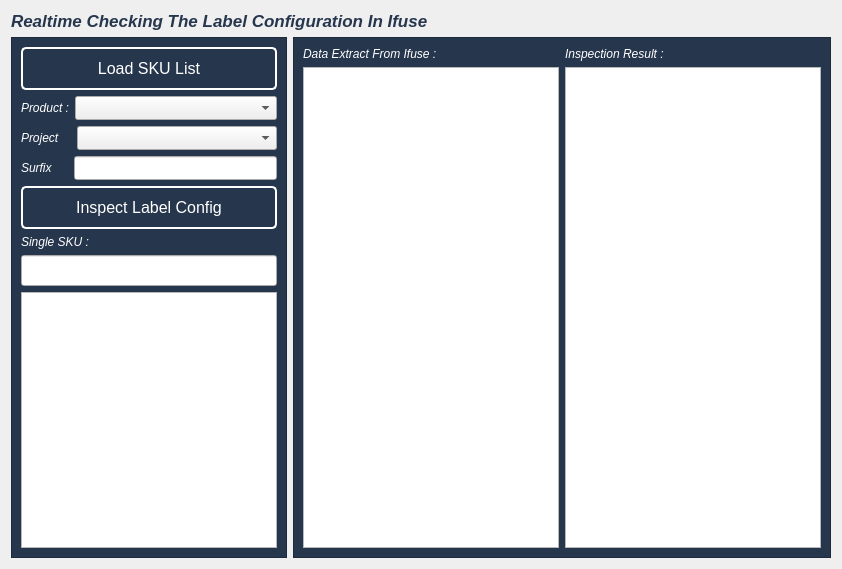
         <widget class="QWidget" name="p_realtime_chk">
          <layout class="QGridLayout" name="gridLayout_19">
           <item row="0" column="0" colspan="2">
            <widget class="QLabel" name="lb_tieuDe_5">
             <property name="font">
              <font>
               <pointsize>13</pointsize>
               <italic>true</italic>
               <bold>true</bold>
              </font>
             </property>
             <property name="styleSheet">
              <string notr="true">color: #26364d;
font-weight:bold;
</string>
             </property>
             <property name="text">
              <string>Realtime Checking The Label Configuration In Ifuse</string>
             </property>
            </widget>
           </item>
           <item row="1" column="0">
            <widget class="QFrame" name="f_real_find">
             <property name="sizePolicy">
              <sizepolicy hsizetype="Fixed" vsizetype="Preferred">
               <horstretch>0</horstretch>
               <verstretch>0</verstretch>
              </sizepolicy>
             </property>
             <property name="minimumSize">
              <size>
               <width>191</width>
               <height>521</height>
              </size>
             </property>
             <property name="styleSheet">
              <string notr="true">#f_real_find
{
 background-color: #26364d;
}
QPushButton  {
    background-color: #26364d;   /* Màu nền xanh */
    color: white;             /* Chữ màu trắng */
    border: 2px solid white;  /* Viền trắng */
    padding: 10px 20px;       /* Khoảng cách trong */
    border-radius: 5px;       /* Bo góc */
    cursor: pointer;          /* Hiện tay khi hover */
    font-size: 16px;          /* Kích thước chữ */
    qproperty-iconSize: 24px 24px;
    text-align: center;
   padding-left: 20px;
}

#f_real_find QPushButton:hover {
    background-color: #3a5a80; /* Đổi màu khi hover */
}
#f_real_find QPushButton:pressed {
    background-color: #3a5a80;   /* Màu khi bấm */
    padding-left: 12px;           /* Giảm padding để cảm giác nhỏ lại */
    padding-top: 8px;
    transform: scale(0.95);       /* (Không hỗ trợ trong Qt CSS, chỉ có thể dùng animation) */
}</string>
             </property>
             <property name="frameShape">
              <enum>QFrame::Shape::StyledPanel</enum>
             </property>
             <property name="frameShadow">
              <enum>QFrame::Shadow::Raised</enum>
             </property>
             <layout class="QGridLayout" name="gridLayout_16">
              <item row="0" column="0">
               <widget class="QPushButton" name="bt_realtime_load_sku">
                <property name="minimumSize">
                 <size>
                  <width>151</width>
                  <height>41</height>
                 </size>
                </property>
                <property name="text">
                 <string>Load SKU List</string>
                </property>
               </widget>
              </item>
              <item row="1" column="0">
               <layout class="QHBoxLayout" name="horizontalLayout_26">
                <item>
                 <widget class="QLabel" name="label_38">
                  <property name="sizePolicy">
                   <sizepolicy hsizetype="Fixed" vsizetype="Preferred">
                    <horstretch>0</horstretch>
                    <verstretch>0</verstretch>
                   </sizepolicy>
                  </property>
                  <property name="font">
                   <font>
                    <pointsize>9</pointsize>
                    <italic>true</italic>
                   </font>
                  </property>
                  <property name="styleSheet">
                   <string notr="true">color: rgb(255, 255, 255);</string>
                  </property>
                  <property name="text">
                   <string>Product :</string>
                  </property>
                 </widget>
                </item>
                <item>
                 <widget class="QComboBox" name="cb_realtime_product">
                  <property name="minimumSize">
                   <size>
                    <width>97</width>
                    <height>24</height>
                   </size>
                  </property>
                 </widget>
                </item>
               </layout>
              </item>
              <item row="2" column="0">
               <layout class="QHBoxLayout" name="horizontalLayout_54">
                <property name="spacing">
                 <number>17</number>
                </property>
                <item>
                 <widget class="QLabel" name="label_74">
                  <property name="sizePolicy">
                   <sizepolicy hsizetype="Fixed" vsizetype="Preferred">
                    <horstretch>0</horstretch>
                    <verstretch>0</verstretch>
                   </sizepolicy>
                  </property>
                  <property name="font">
                   <font>
                    <pointsize>9</pointsize>
                    <italic>true</italic>
                   </font>
                  </property>
                  <property name="styleSheet">
                   <string notr="true">color: rgb(255, 255, 255);</string>
                  </property>
                  <property name="text">
                   <string>Project</string>
                  </property>
                 </widget>
                </item>
                <item>
                 <widget class="QComboBox" name="cb_realtime_project">
                  <property name="minimumSize">
                   <size>
                    <width>97</width>
                    <height>24</height>
                   </size>
                  </property>
                 </widget>
                </item>
               </layout>
              </item>
              <item row="3" column="0">
               <layout class="QHBoxLayout" name="horizontalLayout_53">
                <property name="spacing">
                 <number>21</number>
                </property>
                <item>
                 <widget class="QLabel" name="label_73">
                  <property name="sizePolicy">
                   <sizepolicy hsizetype="Fixed" vsizetype="Preferred">
                    <horstretch>0</horstretch>
                    <verstretch>0</verstretch>
                   </sizepolicy>
                  </property>
                  <property name="font">
                   <font>
                    <pointsize>9</pointsize>
                    <italic>true</italic>
                   </font>
                  </property>
                  <property name="styleSheet">
                   <string notr="true">color: rgb(255, 255, 255);</string>
                  </property>
                  <property name="text">
                   <string>Surfix</string>
                  </property>
                 </widget>
                </item>
                <item>
                 <widget class="QLineEdit" name="cb_realtime_surfix">
                  <property name="minimumSize">
                   <size>
                    <width>97</width>
                    <height>24</height>
                   </size>
                  </property>
                  <property name="alignment">
                   <set>Qt::AlignmentFlag::AlignCenter</set>
                  </property>
                 </widget>
                </item>
               </layout>
              </item>
              <item row="4" column="0">
               <widget class="QPushButton" name="bt_realtime_inspect">
                <property name="minimumSize">
                 <size>
                  <width>151</width>
                  <height>41</height>
                 </size>
                </property>
                <property name="text">
                 <string>Inspect Label Config</string>
                </property>
               </widget>
              </item>
              <item row="5" column="0">
               <widget class="QLabel" name="label_7">
                <property name="font">
                 <font>
                  <pointsize>9</pointsize>
                  <italic>true</italic>
                 </font>
                </property>
                <property name="styleSheet">
                 <string notr="true">color: rgb(255, 255, 255);</string>
                </property>
                <property name="text">
                 <string>Single SKU :</string>
                </property>
               </widget>
              </item>
              <item row="6" column="0">
               <widget class="QLineEdit" name="tx_realtime_single_sku">
                <property name="minimumSize">
                 <size>
                  <width>151</width>
                  <height>31</height>
                 </size>
                </property>
                <property name="alignment">
                 <set>Qt::AlignmentFlag::AlignCenter</set>
                </property>
               </widget>
              </item>
              <item row="7" column="0">
               <widget class="QListView" name="list_realtime_sku"/>
              </item>
             </layout>
            </widget>
           </item>
           <item row="1" column="1">
            <widget class="QFrame" name="f_real_content">
             <property name="styleSheet">
              <string notr="true">#f_real_content
{
 background-color: #26364d;
}</string>
             </property>
             <property name="frameShape">
              <enum>QFrame::Shape::StyledPanel</enum>
             </property>
             <property name="frameShadow">
              <enum>QFrame::Shadow::Raised</enum>
             </property>
             <layout class="QGridLayout" name="gridLayout_15">
              <item row="0" column="0">
               <layout class="QVBoxLayout" name="verticalLayout_11">
                <item>
                 <widget class="QLabel" name="label_75">
                  <property name="font">
                   <font>
                    <pointsize>9</pointsize>
                    <italic>true</italic>
                   </font>
                  </property>
                  <property name="styleSheet">
                   <string notr="true">color: rgb(255, 255, 255);</string>
                  </property>
                  <property name="text">
                   <string>Data Extract From Ifuse :</string>
                  </property>
                 </widget>
                </item>
                <item>
                 <widget class="QTableView" name="table_realtime_keyconfig"/>
                </item>
               </layout>
              </item>
              <item row="0" column="1">
               <layout class="QVBoxLayout" name="verticalLayout_12">
                <item>
                 <widget class="QLabel" name="label_76">
                  <property name="font">
                   <font>
                    <pointsize>9</pointsize>
                    <italic>true</italic>
                   </font>
                  </property>
                  <property name="styleSheet">
                   <string notr="true">color: rgb(255, 255, 255);</string>
                  </property>
                  <property name="text">
                   <string>Inspection Result :</string>
                  </property>
                 </widget>
                </item>
                <item>
                 <widget class="QTableView" name="table_realtime_result"/>
                </item>
               </layout>
              </item>
             </layout>
            </widget>
           </item>
          </layout>
         </widget>
